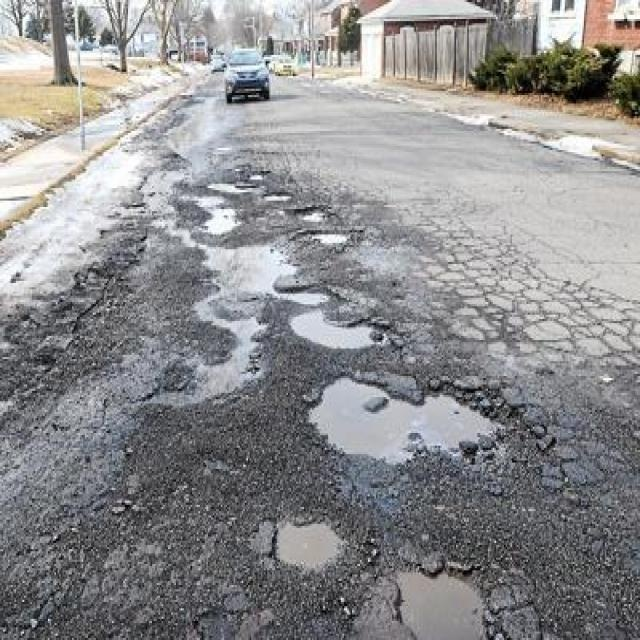
#> input picture assets/examples/road_potholes_1.jpg, 640 x 640 px
$ python -i quality.py   (imports and definitions only)   (older library calls are emulated)
#> lines starting #> are read from the running program, lines starting #| are printed output that depends on the picture
#> further down, picture is the input picture: shape (640, 640, 3); mean B, G, R 142.5, 141.3, 141.6
"""Image quality check: decide whether an image is good enough to trust.

The detector still runs on every image, but poor-quality images are flagged so
road teams know the result may be unreliable (instead of the AI silently guessing).

Measures (computed on a 640-px-wide grayscale copy so thresholds are size-independent):
  sharpness  - variance of the Laplacian (low = blurry)
  brightness - mean pixel value (low = too dark, high = washed out)
  glare      - share of almost-white pixels (high = sun glare / overexposure)
  contrast   - standard deviation of pixel values (low = fog / haze)

Thresholds were calibrated on the pothole validation images and their synthetic
low-light / blur / rain / glare / fog versions (see scripts/robustness.py). They are
a first heuristic, not a learned model.
"""
from dataclasses import dataclass, field

import cv2
import numpy as np

THRESHOLDS = dict(
    min_sharpness=70.0,
    max_sharpness=12000.0,   # extreme high-frequency noise, e.g. heavy rain streaks
    min_brightness=45.0,
    max_brightness=215.0,
    max_glare=0.20,
    min_contrast=24.0,
)


@dataclass
class QualityReport:
    ok: bool
    warnings: list = field(default_factory=list)
    metrics: dict = field(default_factory=dict)

    def as_markdown(self):
        if self.ok:
            return "✅ **Image quality OK.** Results can be trusted as normal."
        items = "\n".join(f"- {w}" for w in self.warnings)
        return f"⚠️ **Low image quality: results may be unreliable.**\n{items}"


def assess(img_bgr, t=THRESHOLDS) -> QualityReport:
    h, w = img_bgr.shape[:2]
#> h = 640; w = 640
    small = cv2.resize(img_bgr, (640, max(1, int(h * 640 / w))), interpolation=cv2.INTER_AREA)
    gray = cv2.cvtColor(small, cv2.COLOR_BGR2GRAY)
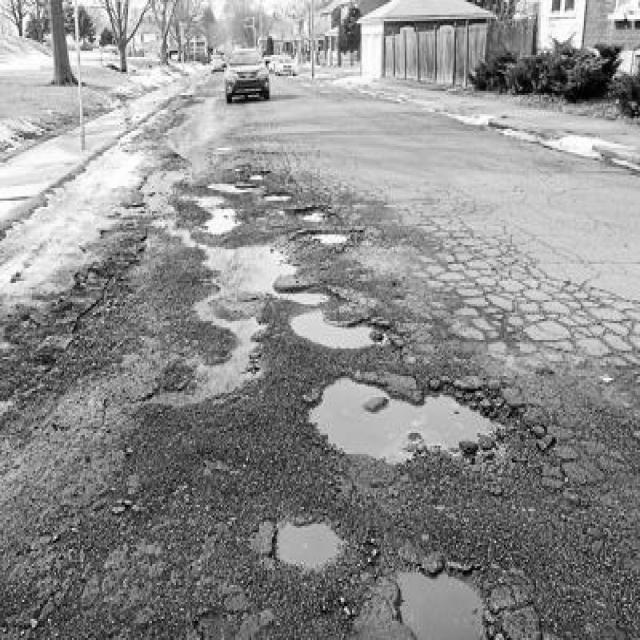
#> gray: shape (640, 640); min 0, max 255, mean 141.5
    m = dict(
        sharpness=float(cv2.Laplacian(gray, cv2.CV_64F).var()),
        brightness=float(gray.mean()),
        glare=float((gray >= 250).mean()),
        contrast=float(gray.std()),
    )
#> m = {'sharpness': 1398.3, 'brightness': 141.5, 'glare': 0.00939, 'contrast': 54.61}
    warn = []
    if m["sharpness"] < t["min_sharpness"]:
        warn.append(f"Blurry image (sharpness {m['sharpness']:.0f} < {t['min_sharpness']:.0f})")
    if m["brightness"] < t["min_brightness"]:
        warn.append(f"Too dark (brightness {m['brightness']:.0f} < {t['min_brightness']:.0f})")
    if m["brightness"] > t["max_brightness"]:
        warn.append(f"Washed out (brightness {m['brightness']:.0f} > {t['max_brightness']:.0f})")
    if m["glare"] > t["max_glare"]:
        warn.append(f"Strong glare ({m['glare']:.0%} of image near-white)")
    if m["sharpness"] > t["max_sharpness"]:
        warn.append("Heavy noise / rain streaks detected")
    if m["contrast"] < t["min_contrast"] or (m["contrast"] < 32 and m["brightness"] > 150):
        warn.append(f"Low contrast / haze (contrast {m['contrast']:.0f} < {t['min_contrast']:.0f})")
    return QualityReport(ok=not warn, warnings=warn, metrics=m)

>>> import cv2
>>> picture = cv2.imread('../assets/examples/road_potholes_1.jpg')
>>> result = assess(picture)
